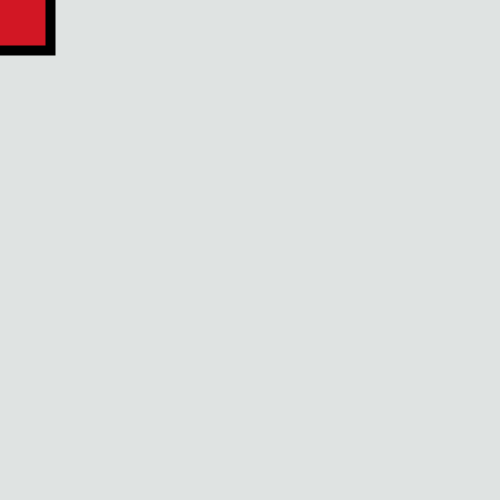
Frame 1 (no input)
Frame 60 (the mouse pressed at the canvas centre just before this capture): identical to frame 1, image omitted
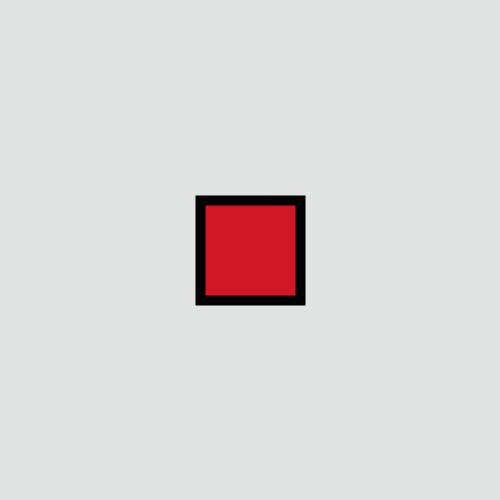
Frame 120 (the mouse held since frame 60 and released just before this capture)

The Processing sketch that drew these frames (run headless with seeded random() and noise(); from frame 60 on, the mouse is pressed at the canvas centre):

// Processing sketch: week_05_challenge_3_1_shape_move_with_mouse
// ── week_05_challenge_3_1_shape_move_with_mouse.pde
void setup(){
  size(500,500);
  strokeWeight(10);
  stroke(0);
}

void draw(){
  background(223, 227, 226);
  
  //red square
  rectMode(CENTER);
  fill(210, 23, 36);
  rect(mouseX, mouseY,100,100);
}
